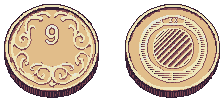
#> input picture assets/items/oddity_coin/magnifier_base/coin_gold_normal.png, 224 x 102 px, found by its file name; its folder holds 3 pictures in this run
$ python make_coin_icons.py
#> lines starting #> are read from the running program, lines starting #| are printed output that depends on the picture
"""把纪念币底图压成 16×16 的背包图标。

**关键**：图标必须取「单枚币」，不能取两枚并排的整图。
原因在游戏那边：`GameItem.SetSpriteAndShapeFromMod` 是用**每个格子的中心像素**
的 alpha 来算占格的（16×16 图标 → 采样 (8,8)）。两枚币的整图中心正好落在
两枚币之间的空隙里，alpha = 0 → 算出来的形状是**空**的 → 物品不占格子、
可以互相重叠、选中也没有格子高亮。

所以这里先切左侧那枚（正面），再按包围盒缩进 16×16。
"""
import os

from PIL import Image

ROOT = r"D:\DSH_workspace\mod-create"
BASE = os.path.join(ROOT, "assets", "items", "oddity_coin", "magnifier_base")
ICON = os.path.join(ROOT, "assets", "items", "oddity_coin", "icon")

SIZE = 16
ALPHA_MIN = 96
MATERIALS = ["gold", "silver", "copper"]


def main():
    os.makedirs(ICON, exist_ok=True)
    for mat in MATERIALS:
        src = os.path.join(BASE, f"coin_{mat}_normal.png")
        img = Image.open(src).convert("RGBA")
#> img is the input picture: PIL image 224x102 RGBA; mean R, G, B, A 213.4, 196.3, 178.3, 160.1

        # 只要左半边（正面那枚）
        w, h = img.size
#> w = 224; h = 102
        img = img.crop((0, 0, w // 2, h))
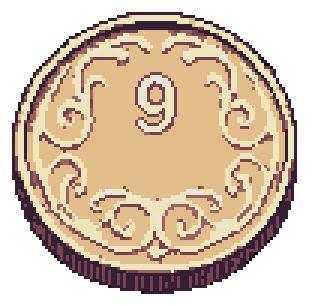
#> img: PIL image 112x102 RGBA (shown 3 times larger); mean R, G, B, A 215.2, 197.5, 178.2, 160.3; transparent parts drawn white

        bbox = img.getbbox()
#> bbox = (4, 4, 99, 98)
        if bbox:
            img = img.crop(bbox)
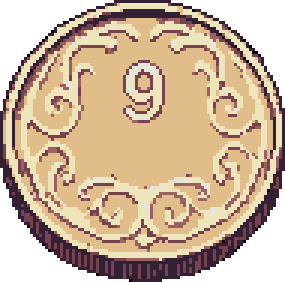
#> img: PIL image 95x94 RGBA (shown 3 times larger); mean R, G, B, A 204.5, 181.5, 156.8, 205.1; transparent parts drawn white

        w, h = img.size
#> w = 95; h = 94
        scale = min(SIZE / w, SIZE / h)
#> scale = 0.168
        tw, th = max(1, round(w * scale)), max(1, round(h * scale))
#> tw = 16; th = 16
        small = img.resize((tw, th), Image.BOX)
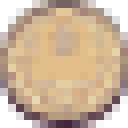
#> small: PIL image 16x16 RGBA (shown 8 times larger); mean R, G, B, A 162.3, 136.9, 113.1, 206.1; transparent parts drawn white

        out = Image.new("RGBA", (SIZE, SIZE), (0, 0, 0, 0))
#> out: PIL image 16x16 RGBA; every value is 0
        out.paste(small, ((SIZE - tw) // 2, (SIZE - th) // 2))

        px = out.load()
        for y in range(SIZE):
            for x in range(SIZE):
                r, g, b, a = px[x, y]
                px[x, y] = (r, g, b, 255) if a >= ALPHA_MIN else (0, 0, 0, 0)

        # 自检：中心像素必须不透明，否则游戏算不出占格
        center = out.getpixel((SIZE // 2, SIZE // 2))
#> center = (225, 189, 138, 255)
        assert center[3] > 0, f"{mat} 图标中心透明，会被算成不占格子"

        path = os.path.join(ICON, f"coin_icon_{mat}.png")
        out.save(path)
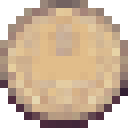
#> saved as coin_icon_gold.png: PIL image 16x16 RGBA (shown 8 times larger); mean R, G, B, A 157.3, 133.4, 108.8, 208.2; transparent parts drawn white
        print(f"{path}  {out.size}  中心={center}")
#| D:\DSH_workspace\mod-create/assets/items/oddity_coin/icon/coin_icon_gold.png  (16, 16)  中心=(225, 189, 138, 255)
#> pass 2 of the loop in main, `for mat in MATERIALS:`:
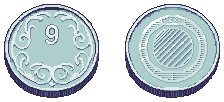
#> input picture assets/items/oddity_coin/magnifier_base/coin_silver_normal.png, 224 x 102 px, found by its file name
#> in main, img is the input picture: PIL image 224x102 RGBA; mean R, G, B, A 195.6, 209.2, 213.9, 160.1
#> in main, `img = img.crop(bbox)`:
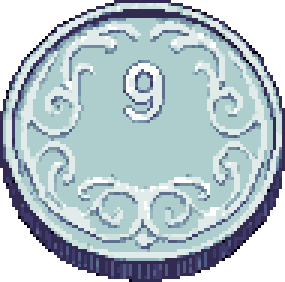
#> img: PIL image 95x94 RGBA (shown 3 times larger); mean R, G, B, A 179.5, 196, 202.2, 205.1; transparent parts drawn white
#> center = (174, 205, 205, 255)
#> in main, `out.save(path)`:
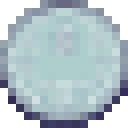
#> saved as coin_icon_silver.png: PIL image 16x16 RGBA (shown 8 times larger); mean R, G, B, A 132.1, 148.1, 154.7, 208.2; transparent parts drawn white
#| D:\DSH_workspace\mod-create/assets/items/oddity_coin/icon/coin_icon_silver.png  (16, 16)  中心=(174, 205, 205, 255)
#> pass 3 of the loop in main, `for mat in MATERIALS:`:
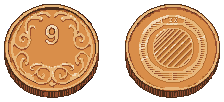
#> input picture assets/items/oddity_coin/magnifier_base/coin_copper_normal.png, 224 x 102 px, found by its file name
#> in main, img is the input picture: PIL image 224x102 RGBA; mean R, G, B, A 217.2, 179.9, 145.3, 160.1
#> in main, `img = img.crop(bbox)`:
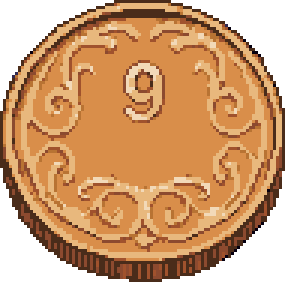
#> img: PIL image 95x94 RGBA (shown 3 times larger); mean R, G, B, A 206.4, 157.7, 113.5, 205.1; transparent parts drawn white
#> center = (217, 142, 74, 255)
#> in main, `out.save(path)`:
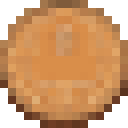
#> saved as coin_icon_copper.png: PIL image 16x16 RGBA (shown 8 times larger); mean R, G, B, A 159.4, 109.4, 64.9, 208.2; transparent parts drawn white
#| D:\DSH_workspace\mod-create/assets/items/oddity_coin/icon/coin_icon_copper.png  (16, 16)  中心=(217, 142, 74, 255)


if __name__ == "__main__":
    main()
